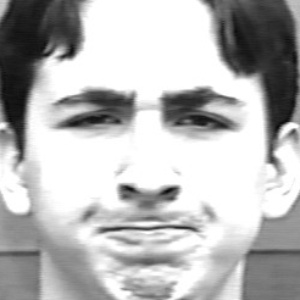
#> input picture Final_Year/DATASETS/BORE/bore100.jpg, 300 x 300 px; its folder holds only this picture in this run
$ python my_recognize.py
#> lines starting #> are read from the running program, lines starting #| are printed output that depends on the picture; after the words box and inside, x2 and y2 are one past the last pixel; in counts of white or black regions, pixels touching at a corner belong together
### Final_Year/MYSVM.py
import skimage
from skimage import feature
import numpy as np
class LocalBinary:
    def __init__(self,numpoints,radius):
        self.numpoints = numpoints
        self.radius = radius

    def describe(self,image, eps= 1e-7):
        lbp = feature.local_binary_pattern(image,self.numpoints,self.radius,method="uniform")
        (hist,_) = np.histogram(lbp.ravel(),bins=np.arange(0,self.numpoints+3),range=(0,self.numpoints+2))
        #normalize the histogram
        hist = hist.astype("float")
        hist /= (hist.sum()+eps)
        return hist

### Final_Year/my_recognize.py
import sklearn
from sklearn import svm
from sklearn.svm import LinearSVC
from imutils import paths
import argparse
import pickle
import cv2
import os
from MYSVM import LocalBinary
src_path = ("O:\\Nama_College\\FYP\\Final_Year\\DATASETS\\")
#the method from previous file
desc = LocalBinary(24,8)
data = []
labels = []
#def training():
items = os.listdir(src_path)
for img in items:
    #print(img)
    filee = src_path + "\\" + img
    os.chdir(filee)
    images = os.listdir(filee)
    for pic in images:
        photo = cv2.imread(pic,0)
#> photo is the input picture: shape (300, 300); min 8, max 255, mean 182.4
        hist = desc.describe(photo)
#> in describe, `lbp = feature.local_binary_pattern(image,self.numpoints,self.radius,me..`:
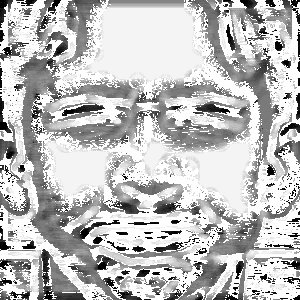
#> lbp: shape (300, 300) float64; min 0, max 25, mean 18.7; drawn with min black and max white
#> in describe, `(hist,_) = np.histogram(lbp.ravel(),bins=np.arange(0,self.numpoints+3)..`: hist = 26 values, max 32707 at index 25, min 844 at index 6, mean 3461.5
#> in describe, `hist /= (hist.sum()+eps)`: hist = 26 values, max 0.363 at index 25, min 0.00938 at index 6, mean 0.0385
       # S= pic.split(".")[-2]
        print(img)
        labels.append(img)
        indication = open("O:\\Nama_College\\FYP\\Final_Year\\indictions.txt", "w")
        data.append(hist)
        file = open("O:\\Nama_College\\FYP\\Final_Year\\hist.txt", "w")
        l = str(data)
        i = str(labels)
        file.write(l+"\n")
        indication.write(i+ "\n")
        #file.write("\n")
        file.close()
        indication.close()
#> pass 2 of the loop `for img in items:`:
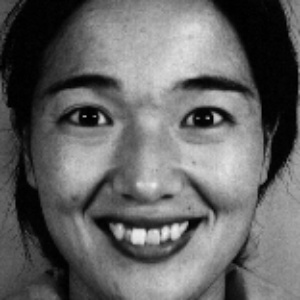
#> input picture Final_Year/DATASETS/INTERESTED/INTERESTED123.jpg, 300 x 300 px
#> photo is the input picture: shape (300, 300); min 0, max 242, mean 100.7
#> in describe (call 2), `lbp = feature.local_binary_pattern(image,self.numpoints,self.radius,me..`:
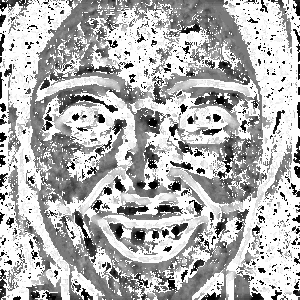
#> lbp: shape (300, 300) float64; min 0, max 25, mean 17.7; drawn with min black and max white
#> in describe (call 2), `(hist,_) = np.histogram(lbp.ravel(),bins=np.arange(0,self.numpoints+3)..`: hist = 26 values, max 40850 at index 25, min 581 at index 18, mean 3461.5
#> in describe (call 2), `hist /= (hist.sum()+eps)`: hist = 26 values, max 0.454 at index 25, min 0.00646 at index 18, mean 0.0385
print("model trainibng has started")


model = LinearSVC(C =100.0,random_state=45)
model.fit(data,labels)


print("training has done")

print("model is gonna save")


pickle_out = open("O:\\Nama_College\\FYP\\Final_Year\\dic.pickle" ,"wb")
pickle.dump(model,pickle_out)
pickle_out.close()
print("testing is gonna start")
for imgage in items:
    folder = src_path+"\\"+imgage
    os.chdir(folder)
    pics = os.listdir(folder)
    for piic in pics:
        tasveer = cv2.imread(piic)
        gray = cv2.cvtColor(tasveer, cv2.COLOR_BGR2GRAY)
        hisst = desc.describe(gray)
#> hisst = 26 values, max 0.363 at index 25, min 0.00938 at index 6, mean 0.0385
        prediction = model.predict([hisst])[0]
#> prediction = 'BORE'
        # display the image and the prediction
        cv2.putText(tasveer, prediction, (10, 30), cv2.FONT_HERSHEY_SIMPLEX, 1.0, (0, 0, 255), 3)
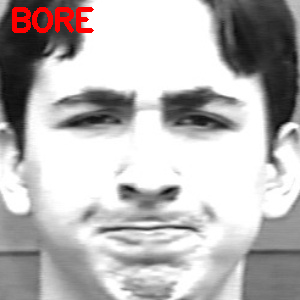
#> tasveer: shape (300, 300, 3); 1.39% of pixels changed, all inside (x1, y1, x2, y2) = (12, 7, 94, 33)
        cv2.imshow("Image", tasveer)
        cv2.waitKey(0)
#> pass 2 of the loop `for imgage in items:`:
#> hisst has the same summary as hist in describe
#> prediction = 'INTERESTED'
#> `cv2.putText(tasveer, prediction, (10, 30), cv2.FONT_HERSHEY_SIMPLEX, 1..`:
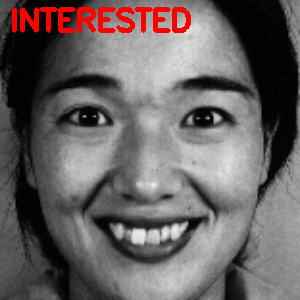
#> tasveer: shape (300, 300, 3); 2.81% of pixels changed, all inside (x1, y1, x2, y2) = (12, 7, 191, 33)
print("Everything is done. . . . . .")
